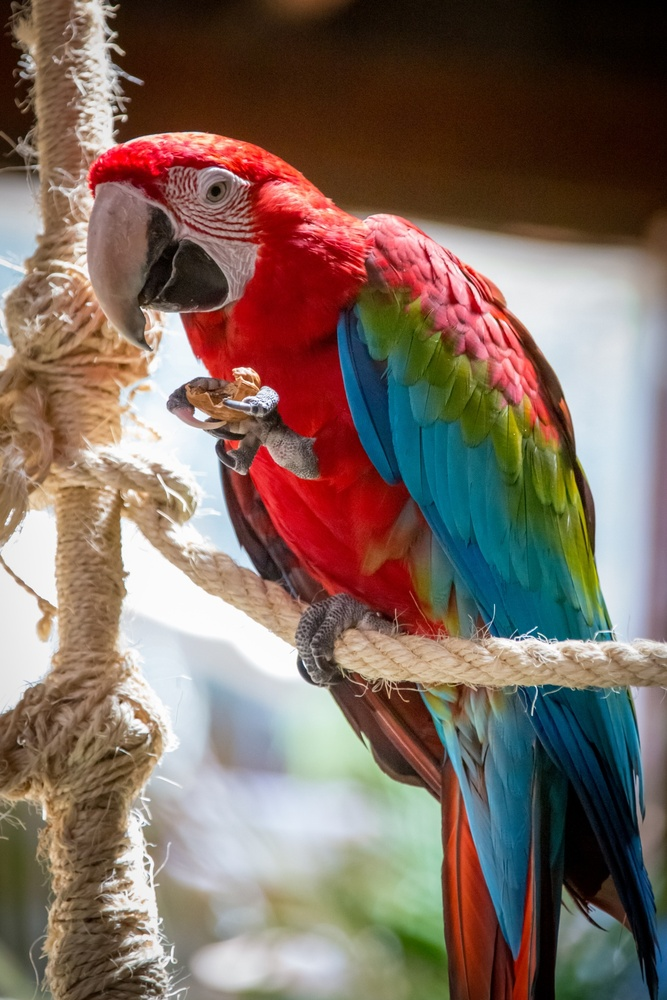
#> input picture Guacamaya.jpg, 667 x 1000 px, shrunk from 1280 x 1920 before the run
$ python VA_Ejercicio08.py
#> lines starting #> are read from the running program, lines starting #| are printed output that depends on the picture
#Aplicar filtro: Contraste (gain) y brillo(bias)
#Filtro u Operador punto a punto
#Brillo no constante bias(i,j)
#Algoritmo programado manualmente

#Lectura de imagen
import cv2 as cv
import numpy as np
import matplotlib.pyplot as plt

#definicion funcion saturacion
def sat(valor_pix):
    if valor_pix<=0:
        return 0
    elif valor_pix<= 255:
        return valor_pix
    else:
        return 255

#definicino funcion filtro: filterGB
def filterGB(MatImg,Gain,Bias):
    mm,nn,pp =MatImg.shape
    Mat_result= np.zeros((mm,nn,pp),np.uint8)
    if pp>1:
        for j in range(0,mm):
            for i in range(0,nn):
                Mat_result[j,i,0] = sat( (Gain*MatImg[j,i,0]) + Bias[j,i] )
                Mat_result[j,i,1] = sat( (Gain*MatImg[j,i,1]) + Bias[j,i] )
                Mat_result[j,i,2] = sat( (Gain*MatImg[j,i,2]) + Bias[j,i] )

    return Mat_result

#Lectura de imagen
img_org_BGR = cv.imread("Guacamaya.jpg")
#> img_org_BGR is the input picture: shape (1000, 667, 3); mean B, G, R 95.8, 106.8, 125.9
img_org = cv.cvtColor(img_org_BGR, cv.COLOR_BGR2RGB)
m0,n0,p0 = img_org.shape
#> m0 = 1000; n0 = 667; p0 = 3
print(img_org.shape)
#| (1000, 667, 3)
reduccion_imagen =  4
img_org = cv.resize(img_org,(int(n0/reduccion_imagen),int(m0/reduccion_imagen)))
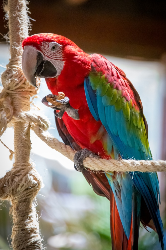
#> img_org: shape (250, 166, 3); mean R, G, B 125.8, 106.7, 95.8
m,n,p = img_org.shape
#> m = 250; n = 166; p = 3
print(img_org.shape)
#| (250, 166, 3)

#definicion de parametros y matrices
img_mod1 = np.zeros((m,n,p),np.uint8)
img_mod2 = np.zeros((m,n,p),np.uint8)

gain1 = 1
gain2 = 1


biasx1 = np.linspace(0,256,m)
#> biasx1 = 250 values from 0 to 256
biasy1 = np.linspace(0,256,n)
#> biasy1 = 166 values from 0 to 256
biash1,biasv1 = np.meshgrid(biasy1,biasx1)
bias2 = biasv1
bias1= biash1
print(biash1.shape)
#| (250, 166)
print(biasv1.shape)
#| (250, 166)

#Aplicacion de filtro
img_mod1 = filterGB(img_org,gain1,bias1)
#> after the loop in filterGB, `for j in range(0,mm):`:
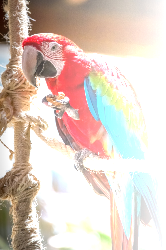
#> Mat_result: shape (250, 166, 3); mean R, G, B 221.7, 205.4, 195.7
img_mod2 = filterGB(img_org,gain2,bias2)
#> call 2 of filterGB, with Gain = 1
#> after the loop in filterGB (call 2), `for j in range(0,mm):`:
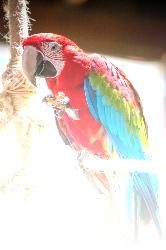
#> Mat_result: shape (250, 166, 3); mean R, G, B 207.5, 193.1, 185.8

img_save = cv.cvtColor(img_mod1, cv.COLOR_BGR2RGB)
cv.imwrite('Guacamaya_briloH.jpg',img_save)


fig, ax= plt.subplots(1,3)
fig.suptitle('Operador puntual: '+ r'$g(i,j)=f(i,j)+b(i,j)$')
ax[0].imshow(img_org)
ax[0].set_title('Imagen original')
ax[1].imshow(img_mod1)
ax[1].set_title('Brillo horizontal')
ax[2].imshow(img_mod2)
ax[2].set_title('Brillo vertical')
fig.savefig('Guacamaya_brillo.png')
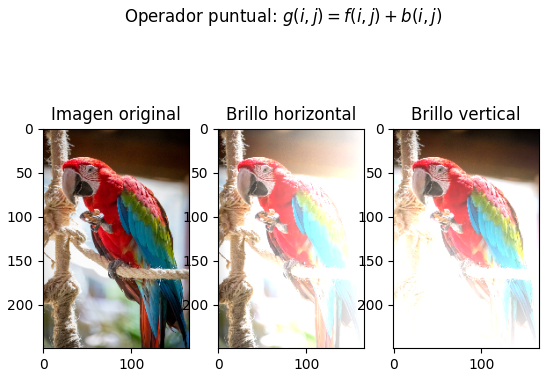
#> figure drawn by matplotlib, 3 panels

##Comparacion de histogramas
#Histograma canal R
hist1 = cv.calcHist([img_org], [0], None, [256], [0, 256])
#> hist1 = 256 values, max 452 at index 1, min 71 at index 19, mean 162.1
hist2 = cv.calcHist([img_mod1], [0], None, [256], [0, 256])
#> hist2 = 256 values, max 19425 at index 255, min 0 at index 0, mean 162.1
hist7 = cv.calcHist([img_mod2], [0], None, [256], [0, 256])
#> hist7 = 256 values, max 22603 at index 255, min 0 at index 0, mean 162.1

#Histograma canal G - filtro 1
hist3 = cv.calcHist([img_org], [1], None, [256], [0, 256])
#> hist3 = 256 values, max 657 at index 1, min 0 at index 255, mean 162.1
hist4 = cv.calcHist([img_mod1], [1], None, [256], [0, 256])
#> hist4 = 256 values, max 17205 at index 255, min 0 at index 0, mean 162.1
hist8 = cv.calcHist([img_mod2], [1], None, [256], [0, 256])
#> hist8 = 256 values, max 19347 at index 255, min 4 at index 0, mean 162.1
#Histograma canal B -
hist5 = cv.calcHist([img_org], [2], None, [256], [0, 256])
#> hist5 = 256 values, max 937 at index 5, min 4 at index 255, mean 162.1
hist6 = cv.calcHist([img_mod1], [2], None, [256], [0, 256])
#> hist6 = 256 values, max 15454 at index 255, min 1 at index 0, mean 162.1
hist9 = cv.calcHist([img_mod2], [2], None, [256], [0, 256])
#> hist9 = 256 values, max 18250 at index 255, min 15 at index 0, mean 162.1

fig2, ax2= plt.subplots(1,3)
fig2.suptitle('Comparación de Histogramas: brillo horizontal')# con gain= '+str(gain1)+'y bias= '+str(bias1))
ax2[0].plot(hist1,'-')
ax2[0].plot(hist2,'--r')
ax2[0].legend(['Imagen original','Imagen modificada'])
ax2[0].set_title('Canal R')
ax2[1].plot(hist3)
ax2[1].plot(hist4,'--g')
ax2[1].set_title('Canal G')
ax2[1].legend(['Imagen original','Imagen modificada'])
ax2[2].plot(hist5)
ax2[2].plot(hist6,'--b')
ax2[2].set_title('Canal B')
ax2[2].legend(['Imagen original','Imagen modificada'])

fig3, ax3= plt.subplots(1,3)
fig3.suptitle('Comparación de Histogramas: brillo vertical')# con gain= '+str(gain2)+'y bias= '+str(bias2))
ax3[0].plot(hist1,'-')
ax3[0].plot(hist7,'--r')
ax3[0].legend(['Imagen original','Imagen modificada'])
ax3[0].set_title('Canal R')
ax3[1].plot(hist3,'-g')
ax3[1].plot(hist8,'--g')
ax3[1].set_title('Canal G')
ax3[1].legend(['Imagen original','Imagen modificada'])
ax3[2].plot(hist5,'-b')
ax3[2].plot(hist9,'--b')
ax3[2].set_title('Canal B')
ax3[2].legend(['Imagen original','Imagen modificada'])

plt.show()
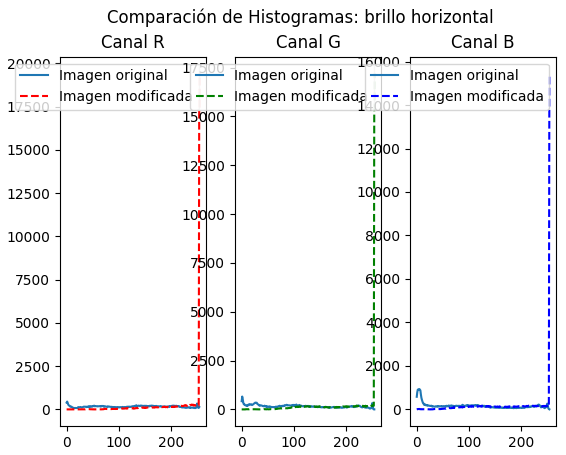
#> figure drawn by matplotlib, 3 panels; panel 1: curve peaks at x = 1, y = 452; panel 1: curve peaks at x = 255, y = 19425; panel 2: curve peaks at x = 1, y = 657; panel 2: curve peaks at x = 255, y = 17205
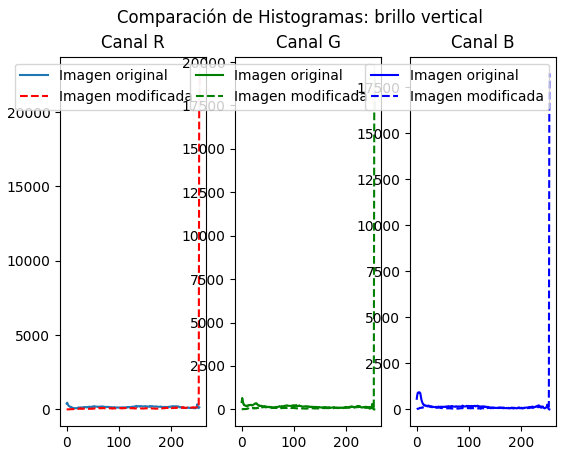
#> figure drawn by matplotlib, 3 panels; panel 1: curve peaks at x = 1, y = 452; panel 1: curve peaks at x = 255, y = 22603; panel 2: curve peaks at x = 1, y = 657; panel 2: curve peaks at x = 255, y = 19347

$ run again, with Imagen_capturada.jpg copied over Guacamaya.jpg
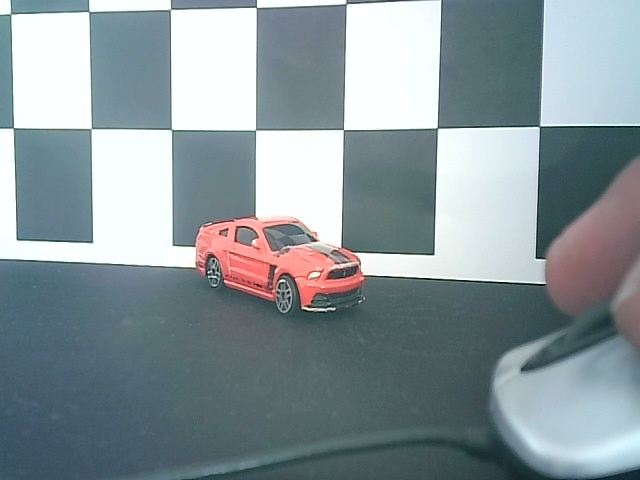
#> input picture Imagen_capturada.jpg, 640 x 480 px
#> img_org_BGR is the input picture: shape (480, 640, 3); mean B, G, R 154.8, 149.9, 136.4
#| (480, 640, 3)
#| (120, 160, 3)
#| (120, 160)
#| (120, 160)
#> after the loop in filterGB (call 2), `for j in range(0,mm):`:
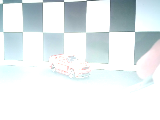
#> Mat_result: shape (120, 160, 3); mean R, G, B 229.9, 237, 238.9
#> hist1 = 256 values, max 1931 at index 251, min 0 at index 0, mean 75
#> hist2 = 256 values, max 9806 at index 255, min 0 at index 0, mean 75
#> hist7 = 256 values, max 11623 at index 255, min 0 at index 0, mean 75
#> hist3 = 256 values, max 3214 at index 255, min 0 at index 0, mean 75
#> hist4 = 256 values, max 11149 at index 255, min 0 at index 0, mean 75
#> hist8 = 256 values, max 12943 at index 255, min 0 at index 0, mean 75
#> hist5 = 256 values, max 3137 at index 255, min 0 at index 0, mean 75
#> hist6 = 256 values, max 11450 at index 255, min 0 at index 0, mean 75
#> hist9 = 256 values, max 13349 at index 255, min 0 at index 0, mean 75
#> `plt.show()`:
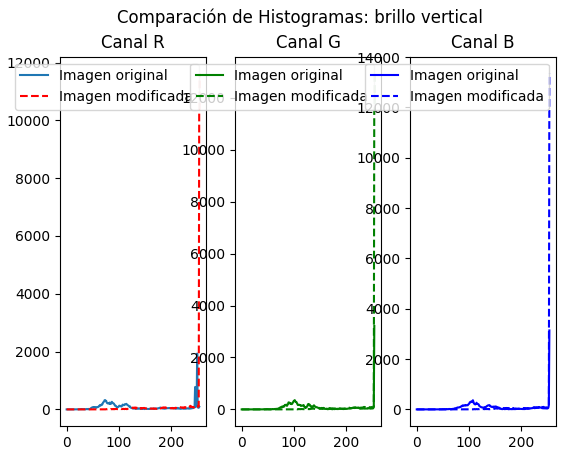
#> figure drawn by matplotlib, 3 panels; panel 1: curve peaks at x = 251, y = 1931; panel 1: curve peaks at x = 255, y = 11623; panel 2: curve peaks at x = 255, y = 3214; panel 2: curve peaks at x = 255, y = 12943

$ run again, with MRI.jpg copied over Guacamaya.jpg
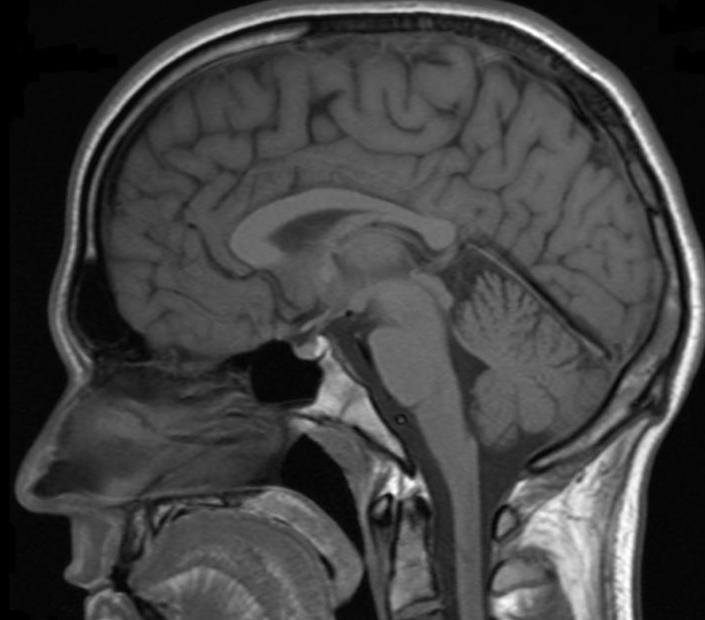
#> input picture MRI.jpg, 705 x 620 px
#> img_org_BGR is the input picture: shape (620, 705, 3); min 0, max 255, mean 65.9
#| (620, 705, 3)
#| (155, 176, 3)
#| (155, 176)
#| (155, 176)
#> after the loop in filterGB (call 2), `for j in range(0,mm):`:
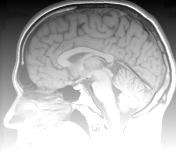
#> Mat_result: shape (155, 176, 3); min 0, max 255, mean 179.5
#> hist1 = 256 values, max 1632 at index 6, min 0 at index 255, mean 106.6
#> hist2 = 256 values, max 7964 at index 255, min 13 at index 3, mean 106.6
#> hist7 = 256 values, max 6651 at index 255, min 2 at index 2, mean 106.6
#> hist3 has the same summary as hist1
#> hist4 has the same summary as hist2
#> hist8 has the same summary as hist7
#> hist5 has the same summary as hist1
#> hist6 has the same summary as hist2
#> hist9 has the same summary as hist7
#> `plt.show()`:
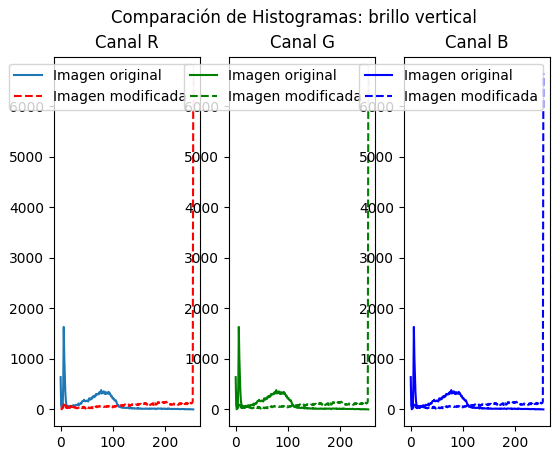
#> figure drawn by matplotlib, 3 panels; panel 1: curve peaks at x = 6, y = 1632; panel 1: curve peaks at x = 255, y = 6651; panel 2: curve peaks at x = 6, y = 1632; panel 2: curve peaks at x = 255, y = 6651

$ run again, with Cerebro_ruido.jpeg copied over Guacamaya.jpg
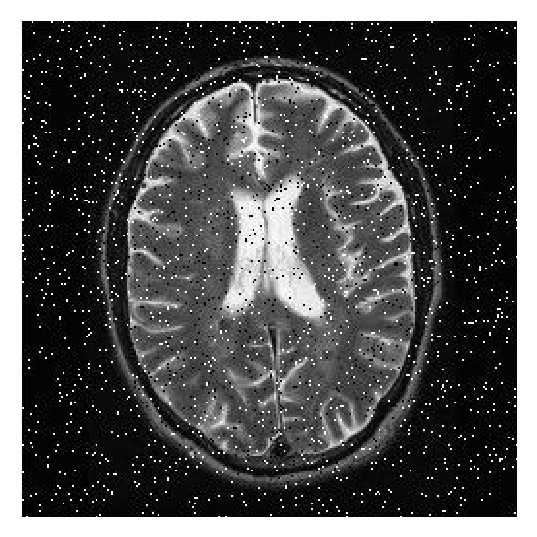
#> input picture Cerebro_ruido.jpeg, 537 x 537 px
#> img_org_BGR is the input picture: shape (537, 537, 3); min 0, max 255, mean 82.8
#| (537, 537, 3)
#| (134, 134, 3)
#| (134, 134)
#| (134, 134)
#> after the loop in filterGB (call 2), `for j in range(0,mm):`:
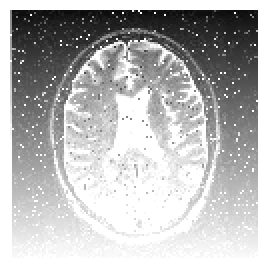
#> Mat_result: shape (134, 134, 3) (shown 2 times larger); min 10, max 255, mean 183.7
#> hist1 = 256 values, max 2276 at index 255, min 4 at index 183, mean 70.14
#> hist2 = 256 values, max 4936 at index 255, min 0 at index 0, mean 70.14
#> hist7 = 256 values, max 5475 at index 255, min 0 at index 0, mean 70.14
#> hist3 has the same summary as hist1
#> hist4 has the same summary as hist2
#> hist8 has the same summary as hist7
#> hist5 has the same summary as hist1
#> hist6 has the same summary as hist2
#> hist9 has the same summary as hist7
#> `plt.show()`:
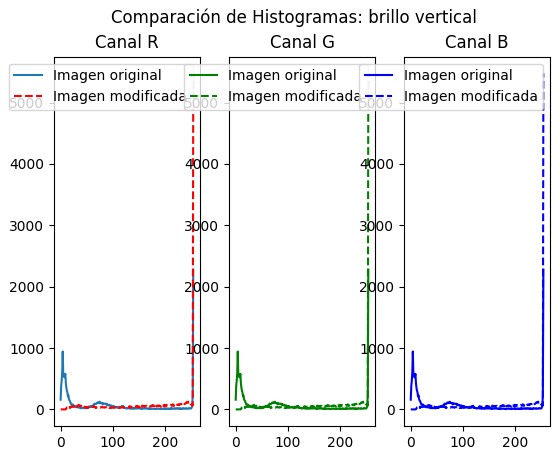
#> figure drawn by matplotlib, 3 panels; panel 1: curve peaks at x = 255, y = 2276; panel 1: curve peaks at x = 255, y = 5475; panel 2: curve peaks at x = 255, y = 2276; panel 2: curve peaks at x = 255, y = 5475
